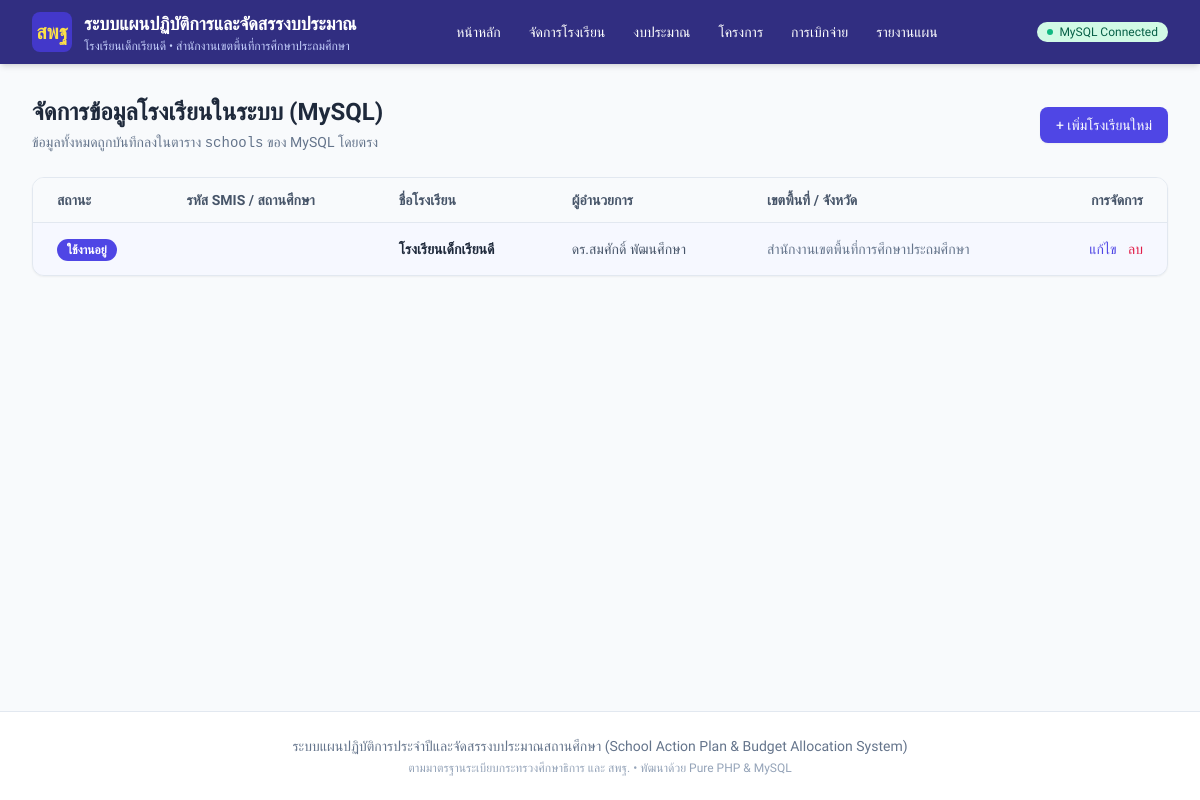
Screenshot of /php_app/schools/index.php with the database file from the repository.
### tables this page shows
CREATE TABLE IF NOT EXISTS `schools` (
  `id` INT UNSIGNED NOT NULL AUTO_INCREMENT,
  `school_code` VARCHAR(20) NOT NULL COMMENT 'รหัสสถานศึกษา 10 หลัก',
  `smis_code` VARCHAR(8) NOT NULL COMMENT 'รหัสสมัคร SMIS 8 หลัก สำหรับเปิดใช้งาน',
  `is_active` TINYINT(1) NOT NULL DEFAULT 1 COMMENT 'สถานะ: 1=เปิดใช้งาน, 0=ปิด/ระงับการใช้งาน',
  `school_key` VARCHAR(50) NOT NULL COMMENT 'School ID / Tenant Key ป้องกันข้อมูลชนกัน',
  `admin_username` VARCHAR(50) NOT NULL DEFAULT 'admin' COMMENT 'ID ผู้ดูแลระบบของโรงเรียน',
  `admin_password_plain` VARCHAR(100) DEFAULT '123456' COMMENT 'รหัสผ่านเข้าใช้งานของโรงเรียน',
  `admin_password_hash` VARCHAR(255) DEFAULT NULL COMMENT 'รหัสผ่านแฮช',
  `name` VARCHAR(255) NOT NULL COMMENT 'ชื่อโรงเรียน',
  `address` VARCHAR(255) DEFAULT NULL COMMENT 'ที่อยู่ / หมู่บ้าน',
  `subdistrict` VARCHAR(100) DEFAULT NULL COMMENT 'ตำบล / แขวง',
  `district` VARCHAR(100) DEFAULT NULL COMMENT 'อำเภอ / เขต',
  `province` VARCHAR(100) DEFAULT NULL COMMENT 'จังหวัด',
  `zipcode` VARCHAR(10) DEFAULT NULL COMMENT 'รหัสไปรษณีย์',
  `affiliation` VARCHAR(255) DEFAULT 'สำนักงานคณะกรรมการการศึกษาขั้นพื้นฐาน (สพฐ.)' COMMENT 'สังกัด',
  `education_area` VARCHAR(255) DEFAULT NULL COMMENT 'เขตพื้นที่การศึกษา',
  `fiscal_year` INT UNSIGNED DEFAULT 2568 COMMENT 'ปีงบประมาณปัจจุบัน',
  `director_name` VARCHAR(150) DEFAULT NULL COMMENT 'ชื่อผู้อำนวยการ',
  `phone` VARCHAR(50) DEFAULT NULL COMMENT 'เบอร์โทรศัพท์',
  `email` VARCHAR(100) DEFAULT NULL COMMENT 'อีเมล',
  `student_count` INT UNSIGNED DEFAULT 0 COMMENT 'จำนวนนักเรียน',
  `project_count` INT UNSIGNED DEFAULT 0 COMMENT 'จำนวนโครงการ',
  `total_budget` DECIMAL(15,2) DEFAULT 0.00 COMMENT 'งบประมาณรวม',
  `logo_url` LONGTEXT DEFAULT NULL COMMENT 'โลโก้โรงเรียนหรือ URL รูปภาพ',
  `notes` TEXT DEFAULT NULL COMMENT 'หมายเหตุ / บันทึกการเปิดใช้งาน',
  `created_at` TIMESTAMP DEFAULT CURRENT_TIMESTAMP,
  `updated_at` TIMESTAMP DEFAULT CURRENT_TIMESTAMP ON UPDATE CURRENT_TIMESTAMP,
  PRIMARY KEY (`id`),
  UNIQUE KEY `idx_school_code` (`school_code`),
  UNIQUE KEY `idx_smis_code` (`smis_code`),
  UNIQUE KEY `idx_school_key` (`school_key`)
);

### php_app/config/db.php (called while the page is built, shortened)
<?php
function getActiveSchool($pdo) {
    $activeId = $_SESSION['active_school_id'] ?? null;
    if ($activeId) {
        $stmt = $pdo->prepare("SELECT * FROM `schools` WHERE `id` = ? LIMIT 1");
        $stmt->execute([$activeId]);
        $school = $stmt->fetch();
        if ($school) return $school;
    }
    try {
        $stmt = $pdo->query("SELECT * FROM `schools` WHERE `is_active` = 1 ORDER BY `id` ASC LIMIT 1");
        $school = $stmt->fetch();
        if ($school) {
            return $school;
        }
    } catch (Exception $e) {}
    return [
        'id' => 1,
        'name' => 'โรงเรียนของคุณ (กรุณาเพิ่มโรงเรียน)',
        'director_name' => '',
        'province' => '',
        'education_area' => '',
    ];
}

### php_app/schools/index.php (the view, shortened to what this page needs)
<?php
require_once __DIR__ . '/../config/db.php';
$pdo = getDbConnection();
$activeSchool = getActiveSchool($pdo);
$schools = [];
if ($pdo) {
    try {
        $stmt = $pdo->query("SELECT * FROM `schools` ORDER BY `id` ASC");
        $schools = $stmt->fetchAll();
    } catch (Exception $e) {
        $errorMsg = 'ไม่สามารถดึงข้อมูลโรงเรียนจาก MySQL ได้: ' . $e->getMessage();
    }
}
require_once __DIR__ . '/../includes/header.php';
?>
<div class="space-y-6">
    <div class="flex justify-between items-center">
        <div>
            <h1 class="text-2xl font-bold text-slate-800">จัดการข้อมูลโรงเรียนในระบบ (MySQL)</h1>
            <p class="text-sm text-slate-500 mt-1">ข้อมูลทั้งหมดถูกบันทึกลงในตาราง <code>schools</code> ของ MySQL โดยตรง</p>
        </div>
        <a href="/php_app/schools/create.php" class="px-4 py-2 bg-indigo-600 hover:bg-indigo-700 text-white text-sm font-medium rounded-lg shadow-sm transition">
            + เพิ่มโรงเรียนใหม่
        </a>
    </div>
    <div class="bg-white rounded-xl shadow-sm border border-slate-200 overflow-hidden">
        <div class="overflow-x-auto">
            <table class="min-w-full divide-y divide-slate-200 text-sm">
                <thead class="bg-slate-50">
                    <tr>
                        <th class="px-6 py-3 text-left font-semibold text-slate-600">สถานะ</th>
                        <th class="px-6 py-3 text-left font-semibold text-slate-600">รหัส SMIS / สถานศึกษา</th>
                        <th class="px-6 py-3 text-left font-semibold text-slate-600">ชื่อโรงเรียน</th>
                        <th class="px-6 py-3 text-left font-semibold text-slate-600">ผู้อำนวยการ</th>
                        <th class="px-6 py-3 text-left font-semibold text-slate-600">เขตพื้นที่ / จังหวัด</th>
                        <th class="px-6 py-3 text-right font-semibold text-slate-600">การจัดการ</th>
                    </tr>
                </thead>
                <tbody class="divide-y divide-slate-100">
                    <?php if (empty($schools)): ?>
                        <tr>
                            <td colspan="6" class="px-6 py-8 text-center text-slate-400">
                                ยังไม่มีข้อมูลโรงเรียนใน MySQL กรุณากดปุ่ม "+ เพิ่มโรงเรียนใหม่"
                            </td>
                        </tr>
                    <?php else: ?>
                        <?php foreach ($schools as $s): ?>
                            <?php $isCurrent = ($s['id'] == ($activeSchool['id'] ?? 0)); ?>
                            <tr class="<?= $isCurrent ? 'bg-indigo-50/50' : 'hover:bg-slate-50' ?>">
                                <td class="px-6 py-4 whitespace-nowrap">
                                    <?php if ($isCurrent): ?>
                                        <span class="px-2.5 py-1 rounded-full text-xs font-semibold bg-indigo-600 text-white">
                                            ใช้งานอยู่
                                        </span>
                                    <?php else: ?>
                                        <a href="/php_app/schools/switch.php?id=<?= $s['id'] ?>" class="text-xs font-medium text-slate-500 hover:text-indigo-600 underline">
                                            สลับใช้งาน
                                        </a>
                                    <?php endif; ?>
                                </td>
                                <td class="px-6 py-4 whitespace-nowrap font-mono text-slate-600">
                                </td>
                                <td class="px-6 py-4 whitespace-nowrap font-semibold text-slate-800">
                                    <?= htmlspecialchars($s['name']) ?>
                                </td>
                                <td class="px-6 py-4 whitespace-nowrap text-slate-600">
                                    <?= htmlspecialchars($s['director_name'] ?: '-') ?>
                                </td>
                                <td class="px-6 py-4 whitespace-nowrap text-slate-500">
                                    <?= htmlspecialchars($s['education_area'] ?: $s['province'] ?: '-') ?>
                                </td>
                                <td class="px-6 py-4 whitespace-nowrap text-right space-x-2">
                                    <a href="/php_app/schools/edit.php?id=<?= $s['id'] ?>" class="text-indigo-600 hover:text-indigo-900 font-medium">แก้ไข</a>
                                    <a href="/php_app/schools/delete.php?id=<?= $s['id'] ?>" onclick="return confirm('ยืนยันที่จะลบโรงเรียนนี้ออกจาก MySQL หรือไม่?');" class="text-rose-600 hover:text-rose-900 font-medium">ลบ</a>
                                </td>
                            </tr>
                        <?php endforeach; ?>
                    <?php endif; ?>
                </tbody>
            </table>
        </div>
    </div>
</div>
<?php require_once __DIR__ . '/../includes/footer.php'; ?>

### php_app/includes/header.php (shortened to what this page needs)
<?php
if (!defined('APP_INIT')) {
    require_once __DIR__ . '/../config/db.php';
}
$pdo = getDbConnection();
$activeSchool = getActiveSchool($pdo);
?>
<!DOCTYPE html>
<html lang="th">
<head>
    <script src="https://cdn.tailwindcss.com"></script>
</head>
<body class="bg-slate-50 text-slate-800 min-h-screen flex flex-col">
    <header class="bg-indigo-900 text-white shadow-md no-print">
        <div class="max-w-7xl mx-auto px-4 sm:px-6 lg:px-8">
            <div class="flex items-center justify-between h-16">
                <div class="flex items-center space-x-3">
                    <div class="w-10 h-10 rounded-lg bg-indigo-700 flex items-center justify-center font-bold text-xl text-yellow-300">
                        สพฐ
                    </div>
                    <div>
                        <a href="/php_app/index.php" class="font-bold text-lg hover:text-yellow-200 transition">
                            ระบบแผนปฏิบัติการและจัดสรรงบประมาณ
                        </a>
                        <div class="text-xs text-indigo-200">
                            <?= htmlspecialchars($activeSchool['name'] ?? 'โรงเรียนของท่าน') ?>
                            <?php if (!empty($activeSchool['education_area'])): ?>
                                • <?= htmlspecialchars($activeSchool['education_area']) ?>
                            <?php endif; ?>
                        </div>
                    </div>
                </div>
                <nav class="hidden md:flex space-x-1">
                    <a href="/php_app/index.php" class="px-3 py-2 rounded-md text-sm font-medium hover:bg-indigo-800 transition">
                        หน้าหลัก
                    </a>
                    <a href="/php_app/schools/index.php" class="px-3 py-2 rounded-md text-sm font-medium hover:bg-indigo-800 transition">
                        จัดการโรงเรียน
                    </a>
                    <a href="/php_app/budget/index.php" class="px-3 py-2 rounded-md text-sm font-medium hover:bg-indigo-800 transition">
                        งบประมาณ
                    </a>
                    <a href="/php_app/projects/index.php" class="px-3 py-2 rounded-md text-sm font-medium hover:bg-indigo-800 transition">
                        โครงการ
                    </a>
                    <a href="/php_app/transactions/index.php" class="px-3 py-2 rounded-md text-sm font-medium hover:bg-indigo-800 transition">
                        การเบิกจ่าย
                    </a>
                    <a href="/php_app/reports/index.php" class="px-3 py-2 rounded-md text-sm font-medium hover:bg-indigo-800 transition">
                        รายงานแผน
                    </a>
                </nav>
                <div class="flex items-center space-x-2">
                    <?php if ($pdo): ?>
                        <span class="inline-flex items-center px-2.5 py-0.5 rounded-full text-xs font-medium bg-emerald-100 text-emerald-800">
                            <span class="w-1.5 h-1.5 mr-1.5 bg-emerald-500 rounded-full"></span>
                            MySQL Connected
                        </span>
                    <?php endif; ?>
                </div>
            </div>
        </div>
    </header>
    <main class="flex-grow max-w-7xl w-full mx-auto px-4 sm:px-6 lg:px-8 py-8">

### php_app/includes/header.php (style rules this page uses)
body { font-family: 'Sarabun', sans-serif; }

### rows the page displays
schools: name "โรงเรียนเด็กเรียนดี", education_area "สำนักงานเขตพื้นที่การศึกษาประถมศึกษา", shows "ใช้งานอยู่", director_name "ดร.สมศักดิ์ พัฒนศึกษา"
